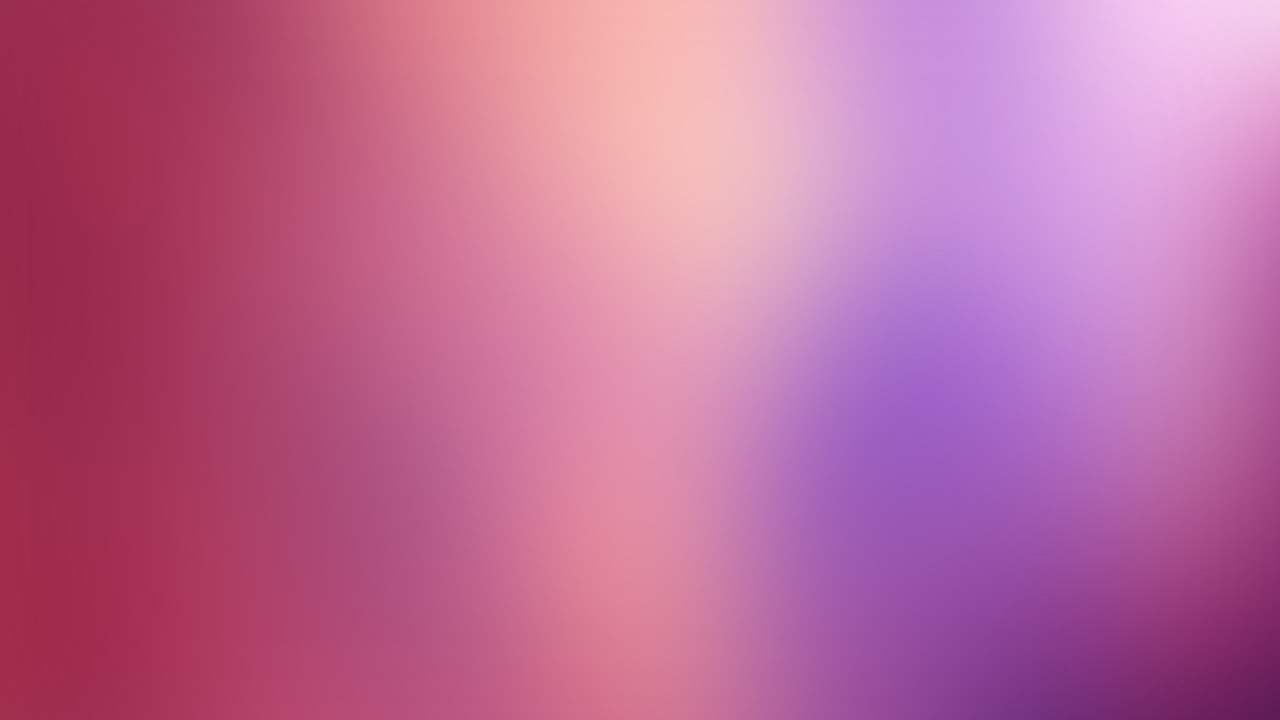
%> input picture images/grad_ori.jpg, 2560 x 1440 px (shown at 1/2 size)
$ octave color_transfer.m   (GNU Octave 9; MATLAB toolbox functions it lacks are replaced by stand-ins)
%> lines starting %> are read from the running program, lines starting %| are printed output that depends on the picture
clear;close all;clc;

f = imread('grad_ori.jpg');
%> f is the input picture: size 1440x2560x3 uint8; mean R, G, B 189.2, 105.8, 152.3

fd = double(f);

ori = [193, 137, 210];

violet = [148, 0, 211];

diff = violet - ori;

diff_mat = ones(size(fd));
diff_mat(:, :, 1) = diff_mat(:, :, 1)*diff(1);
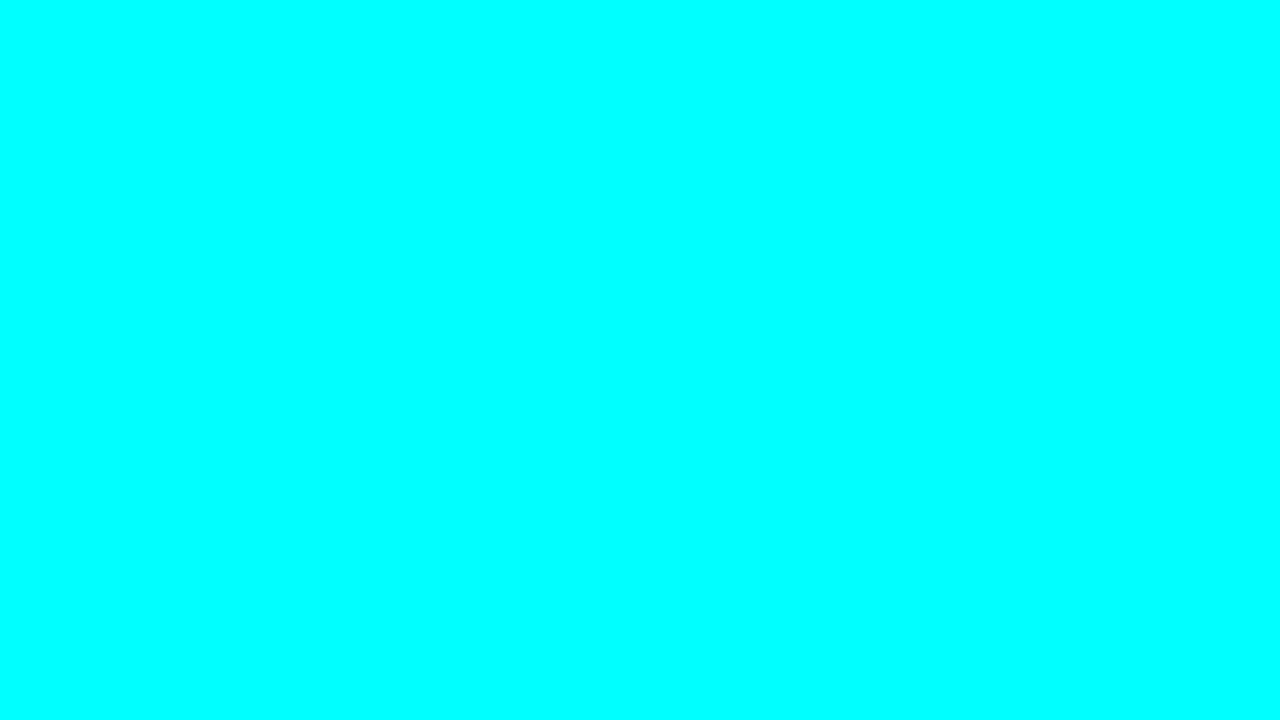
%> diff_mat: size 1440x2560x3 double (shown at 1/2 size); mean R, G, B -45, 1, 1; drawn with min black and max white
diff_mat(:, :, 2) = diff_mat(:, :, 2)*diff(2);
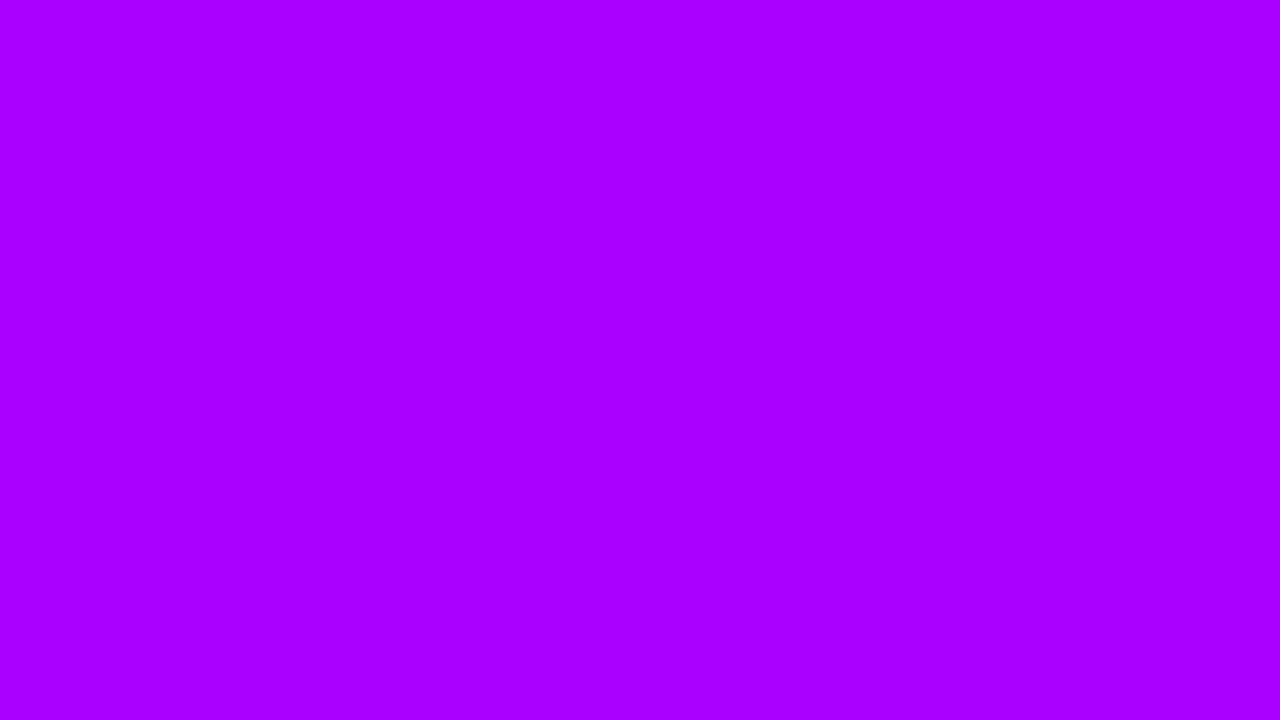
%> diff_mat: size 1440x2560x3 double (shown at 1/2 size); mean R, G, B -45, -137, 1; drawn with min black and max white
diff_mat(:, :, 3) = diff_mat(:, :, 3)*diff(3);

fnew = fd + diff_mat;
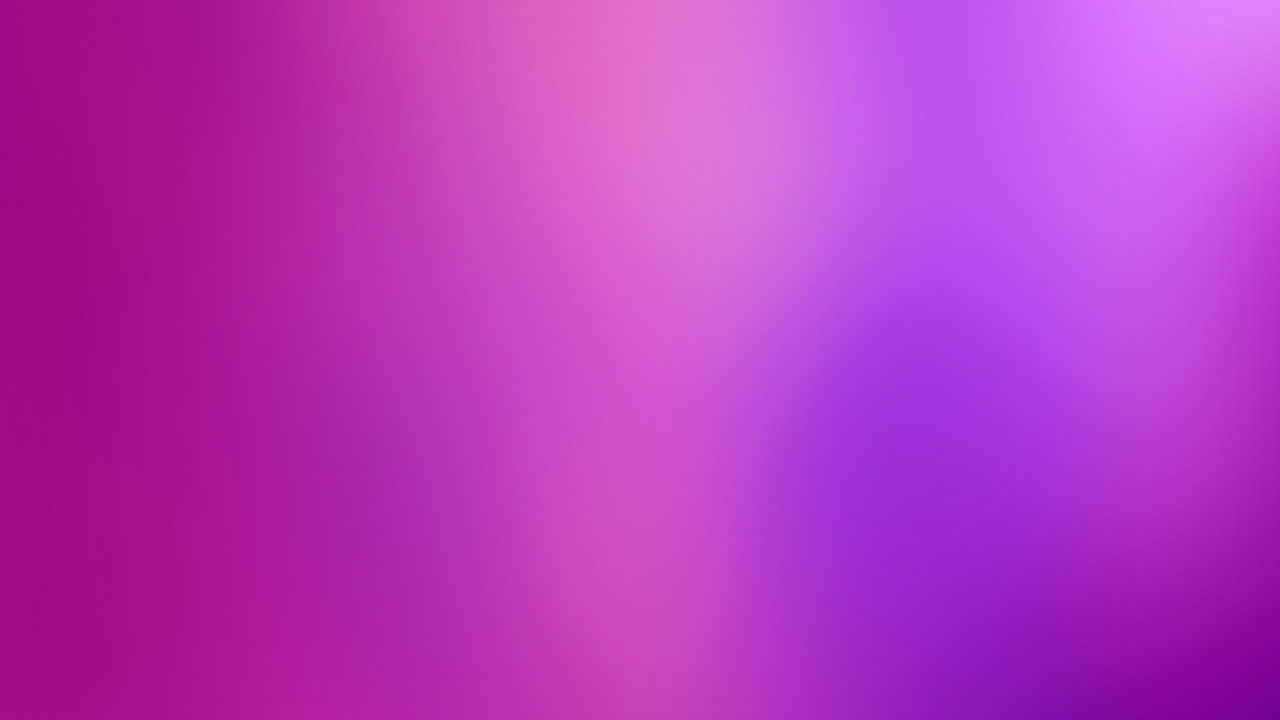
%> fnew: size 1440x2560x3 double (shown at 1/2 size); mean R, G, B 144.2, -31.2, 153.3; drawn with min black and max white

fn = uint8(fnew);
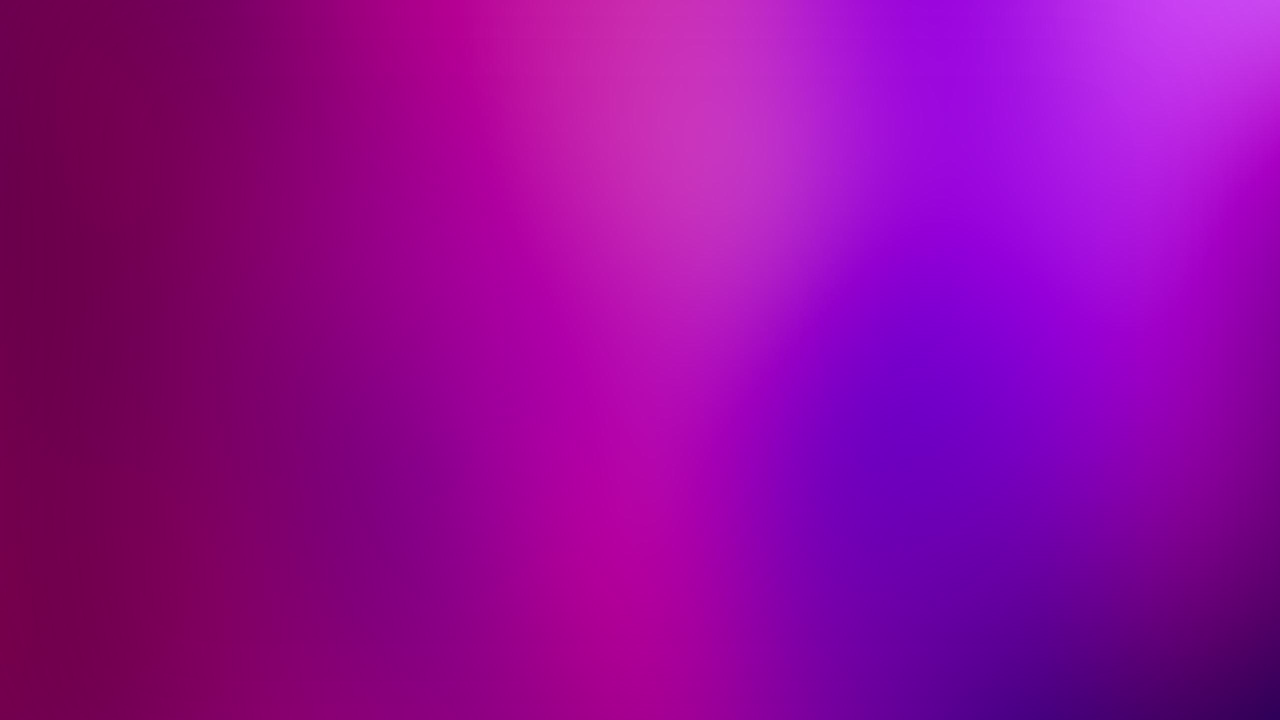
%> fn: size 1440x2560x3 uint8 (shown at 1/2 size); mean R, G, B 144.2, 6.9, 153.3
imwrite(fn, 'banner.jpg');
